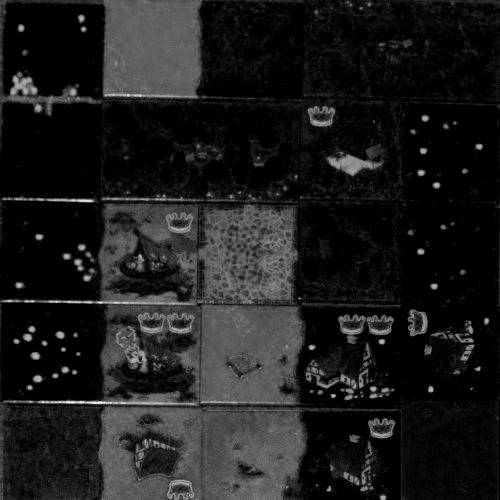
#> input picture Mortens mappe som ikke findes/Mini projekt/King Domino dataset/Result of 1.jpg (blue).png, 500 x 500 px, found by its file name
$ python 'test domino.py'
#> lines starting #> are read from the running program, lines starting #| are printed output that depends on the picture; after the words box and inside, x2 and y2 are one past the last pixel; in counts of white or black regions, pixels touching at a corner belong together
# Python program to illustrate
# template matching
import cv2
import numpy as np

# Read the main image
img_rgb = cv2.imread('C:/Users/stron/PycharmProjects/P3-Gruppe-7/Mortens mappe som ikke findes/Mini projekt/King Domino dataset/Result of 1.jpg (blue).png')
#> img_rgb is the input picture: shape (500, 500, 3); min 0, max 250, mean 29
# Convert it to grayscale
img_gray = cv2.cvtColor(img_rgb, cv2.COLOR_BGR2GRAY)


# placing marks where template 2 was found
# Read the template
template2 = cv2.imread(
	'/Mortens mappe som ikke findes/Mini projekt/King Domino dataset/Crown templates/Crown facing left.png', 0)
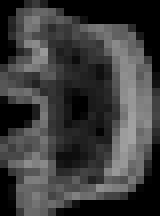
#> input picture Mortens mappe som ikke findes/Mini projekt/King Domino dataset/Crown templates/Crown facing left.png, 20 x 27 px, found by its file name (shown 8 times larger)
#> template2 is the input picture: shape (27, 20); min 0, max 162, mean 60.2

# Store width and height of template in w and h
w2, h2 = template2.shape[::-1]
#> w2 = 20; h2 = 27

# Perform match operations.
res = cv2.matchTemplate(img_gray, template2, cv2.TM_CCOEFF_NORMED)
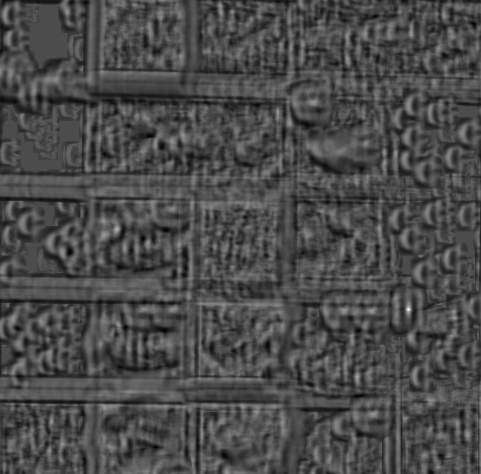
#> res: shape (474, 481) float32; min -0.42, max 0.985, mean -0.00665; drawn with min black and max white

# Specify a threshold
threshold = 0.7

# Store the coordinates of matched area in a numpy array
loc2 = np.where(res >= threshold)
#> loc2 = ([308, 309, 309, 309, 310], [408, 407, 408, 409, 408])


# for template 2
# Draw a rectangle around the matched region.
for pt in zip(*loc2[::-1]):
	cv2.rectangle(img_rgb, pt, (pt[0] + w2, pt[1] + h2), (0, 255, 255), 2)
#> this loop made 5 passes
#> pt on passes 1 to 5: (408, 308), (407, 309), (408, 309), (409, 309), (408, 310)
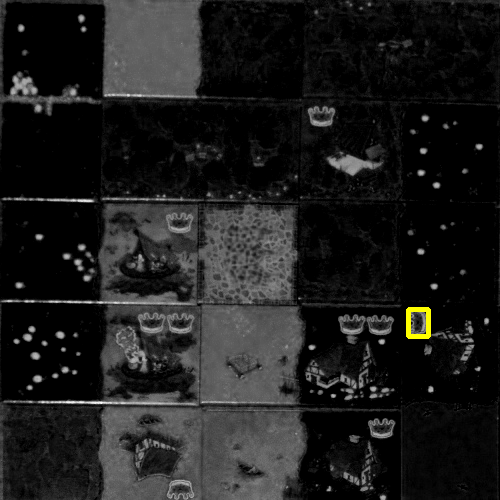
#> img_rgb: shape (500, 500, 3); 0.18% of pixels changed, all inside (x1, y1, x2, y2) = (406, 307, 431, 339)


# Show the final image with the matched area.
cv2.imshow('Detected', img_rgb)
cv2.waitKey(0)
